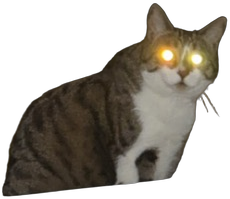
#> input picture pc/stashdisplay/assets/anims/idle.png, 230 x 199 px; its folder holds only this picture in this run
$ python -i protocol.py   (imports and definitions only)
#> lines starting #> are read from the running program, lines starting #| are printed output that depends on the picture; after the words box and inside, x2 and y2 are one past the last pixel; in counts of white or black regions, pixels touching at a corner belong together
#> further down, picture is the input picture: PIL image 230x199 RGBA; mean R, G, B, A 48.1, 43.2, 35.2, 133.3
"""The USB serial protocol between the PC and the screen. Specified in docs/PROTOCOL.md.

Frames: COBS-encoded, ended by a 0x00 byte, so a reader can always resync on the next 0x00.
Inside: type (u8), seq (u16 LE), payload, CRC-32 (u32 LE) of everything before it.
Payloads are small JSON objects, except CHUNK, which is binary.
"""

import json
import struct
import zlib
from dataclasses import dataclass

from PIL import Image, ImageChops

VERSION = 1
BAUD = 921600  # ignored by native USB, used by CH340-style bridges
MAX_CHUNK = 4096  # data bytes per CHUNK frame
MAX_FRAME = MAX_CHUNK + 64  # larger frames are dropped as garbage
ACK_TIMEOUT = 1.0  # seconds before the PC resends a frame
RETRIES = 4
HEARTBEAT = 30  # the PC sends something at least this often
OFFLINE_AFTER = 90  # the screen shows "PC disconnected" after this much silence
HOLD_OVERLAY = "@hold-"

# PC -> screen. Every one is answered by ACK with the same seq.
HELLO = 0x01  # {"version", "time"} -> ACK carries the screen's inventory
PAGES = 0x02  # {"pages": [{"id", "overlay": crc, "bg": {...}, "zones": [...]}]}: order and content
BEGIN = 0x03  # {"xfer", "kind": "overlay"|"file"|"toast", "id", "size", "crc", "format"?, "seconds"?}
CHUNK = 0x04  # binary: xfer u16, offset u32, data
END = 0x05  # {"xfer"}: the screen checks size and CRC, then stores the blob
DELETE = 0x06  # {"id"}: delete a file from flash
PLAY = 0x07  # {"file"?, "overlay"?, "seconds", "over_page"?}: event animation, full screen or over the page
PING = 0x08  # {}: heartbeat
EVENT_ACK = 0x09  # seq = the EVENT being acknowledged
IDLE = 0x0A  # {"sprite": file id | null}: the PC is idle, bounce this sprite on black; null = back to the pages

# Screen -> PC.
ACK = 0x81  # seq = the frame being acknowledged; {"ok": bool, "error"?, ...}
EVENT = 0x82  # {"type": "tap"|"reset"|"page"|"wake", "page", "action"?}; the PC answers EVENT_ACK
LOG = 0x83  # {"text"}: debug output, not acknowledged

NAMES = {v: k for k, v in globals().items() if k.isupper() and isinstance(v, int) and k not in
         ("VERSION", "BAUD", "MAX_CHUNK", "MAX_FRAME", "RETRIES", "HEARTBEAT", "OFFLINE_AFTER")}


class ProtocolError(ValueError):
    pass


@dataclass
class Frame:
    type: int
    seq: int
    payload: bytes = b""

    # [8 lines left out: function json, not called in this run]

    def __repr__(self) -> str:
        return f"Frame({NAMES.get(self.type, hex(self.type))}, seq={self.seq}, {len(self.payload)} bytes)"


# --- COBS framing --------------------------------------------------------------

# [31 lines left out: functions cobs_encode, cobs_decode, not called in this run]


def encode_frame(frame_type: int, seq: int, payload: bytes = b"") -> bytes:
    body = struct.pack("<BH", frame_type, seq & 0xFFFF) + payload
    return cobs_encode(body + struct.pack("<I", zlib.crc32(body))) + b"\x00"


def json_frame(frame_type: int, seq: int, obj: dict | None = None) -> bytes:
    payload = json.dumps(obj or {}, separators=(",", ":")).encode() if obj else b""
    return encode_frame(frame_type, seq, payload)


def chunk_payload(xfer: int, offset: int, data: bytes) -> bytes:
    return struct.pack("<HI", xfer, offset) + data


# [5 lines left out: function parse_chunk, not called in this run]


class FrameReader:
    """Collects bytes from the wire and returns whole, checked frames. Bad frames are dropped."""

    def __init__(self):
        self.buf = bytearray()
        self.dropped = 0

    # [30 lines left out: functions feed, decode_frame, not called in this run]


# --- Overlays: RGB565 + 4-bit alpha, zlib -------------------------------------------
#
# Layout before compression: b"OV1", width u16, height u16, then the alpha plane
# (4 bits per pixel, two pixels per byte, high nibble first), then the colour plane
# (RGB565, u16 little-endian per pixel). Fully transparent pixels have colour 0, so
# the mostly-empty overlays compress to a few kB.

OVERLAY_MAGIC = b"OV1"


def _table(fn) -> list[int]:
    return [fn(v) for v in range(256)]


def _interleave(even: bytes, odd: bytes) -> bytes:
    out = bytearray(len(even) + len(odd))
    out[0::2], out[1::2] = even, odd
    return bytes(out)


def encode_overlay(img: Image.Image) -> bytes:
    img = img.convert("RGBA")
    w, h = img.size
#> w = 230; h = 199
    if w % 2:
        raise ValueError("overlay width must be even")
    r, g, b, a = img.split()
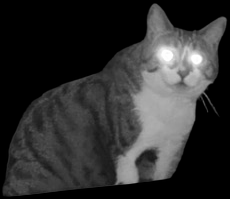
#> r: PIL image 230x199 L; min 0, max 254, mean 48.1
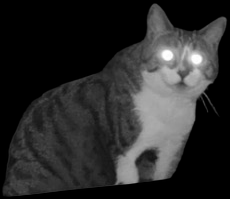
#> g: PIL image 230x199 L; min 0, max 254, mean 43.2
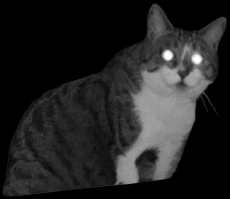
#> b: PIL image 230x199 L; min 0, max 254, mean 35.2
    a4 = a.point(_table(lambda v: (v * 15 + 127) // 255))
    visible = a4.point(_table(lambda v: 255 if v else 0))
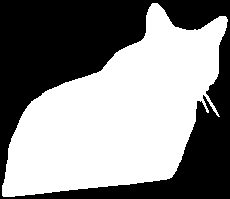
#> visible: PIL image 230x199 L; 53.8% white; 1 black region, box (x1, y1, x2, y2) and area: (0, 0, 230, 199) 21159
    black = Image.new("L", img.size, 0)
#> black: PIL image 230x199 L; every value is 0
    r, g, b = (Image.composite(c, black, visible) for c in (r, g, b))
    # Two alpha nibbles per byte: even pixels in the high nibble.
    alpha = a4.tobytes()
    hi = Image.frombytes("L", (w // 2, h), alpha[0::2]).point(_table(lambda v: v << 4))
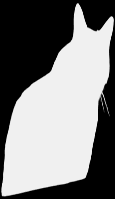
#> hi: PIL image 115x199 L; min 0, max 240, mean 125.9
    lo = Image.frombytes("L", (w // 2, h), alpha[1::2])
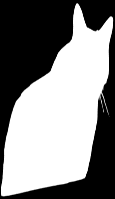
#> lo: PIL image 115x199 L; min 0, max 15, mean 7.88; drawn with min black and max white
    alpha_plane = ImageChops.add(hi, lo).tobytes()
    # RGB565 split into its low and high bytes; the bit ranges never overlap, so add() is an OR.
    low = ImageChops.add(g.point(_table(lambda v: ((v >> 2) & 7) << 5)), b.point(_table(lambda v: v >> 3)))
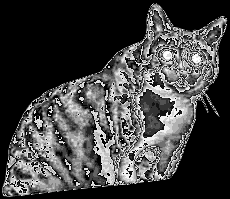
#> low: PIL image 230x199 L; min 0, max 255, mean 65
    high = ImageChops.add(r.point(_table(lambda v: (v >> 3) << 3)), g.point(_table(lambda v: v >> 5)))
    colour_plane = _interleave(low.tobytes(), high.tobytes())
    raw = OVERLAY_MAGIC + struct.pack("<HH", w, h) + alpha_plane + colour_plane
    return zlib.compress(raw, 9)


# [24 lines left out: function decode_overlay, not called in this run]


# --- Video backgrounds: MJ1 -------------------------------------------------------------------
#
# "MJ1" | frame_ms u16 | count u16 | (count + 1) offsets u32, from the start of the file | JPEGs.
# The screen reads one frame at a time from flash, so it needs to find each one.

MJPEG_MAGIC = b"MJ1"
VIDEO_FPS = 12
VIDEO_MAX_SECONDS = 10
VIDEO_JPEG_QUALITY = 70


# [19 lines left out: functions encode_mjpeg, decode_mjpeg, not called in this run]


def crc_hex(data: bytes) -> str:
    return f"{zlib.crc32(data):08x}"


# --- Screen behaviour (the firmware uses the same numbers) ----------------------------

TOUCH_SLOP = 12  # px a finger may move and still count as still
SWIPE_MIN = 60  # px of horizontal travel for a page change
PRESS_DELAY = 0.4  # s of holding still before the reset banner appears
HOLD_FILL = 1.5  # s for its bar to fill; lifting earlier cancels
# While holding, the screen shows the overlay HOLD_OVERLAY + action ("@hold-reset_rate"), rendered by
# the PC, and fills theme.HOLD_BAR in theme.GOLD from the left as the hold goes on.
SLIDE_SECONDS = 0.28
DIM_LEVEL = 0.3  # backlight while the PC is away
DARK_AFTER = 600  # s of the offline screen before the backlight goes off; a touch lights it again
EVENT_DIM = 0.4  # brightness of the page under an over-the-page event animation
FLASH_BYTES = 11 * 1024 * 1024  # file storage on the screen (§5 of the scope)
# The start animation, played at power-on without the PC: a GIF plays once, looping until
# ANIM_MIN_SECONDS if shorter and cut at ANIM_MAX_SECONDS; an image shows for STILL_SECONDS.
# Event animations follow the same rule, worked out by the PC and sent in PLAY.
BOOT_FILE = "boot"
ANIM_MIN_SECONDS = 3.0
ANIM_MAX_SECONDS = 10.0
STILL_SECONDS = 4.0
# The idle cat: a sprite file (overlay format) that bounces off the screen's edges on black,
# turning to face where it goes. The edges are those of its visible pixels, as turned.
IDLE_FILE = "idle"
IDLE_SPEED = 100.0  # px/s
IDLE_TURN = 0.25  # s: time constant of the turn towards the new direction after a bounce

>>> from PIL import Image
>>> picture = Image.open('../assets/anims/idle.png')
>>> result = encode_overlay(picture)
